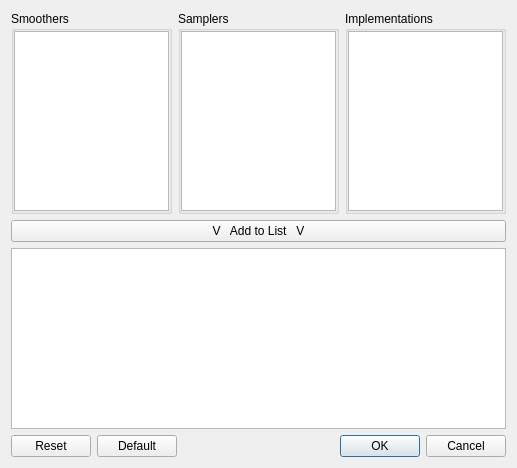
<?xml version="1.0" encoding="UTF-8"?>
<ui version="4.0">
 <class>ConfigComparator</class>
 <widget class="QDialog" name="ConfigComparator">
  <property name="geometry">
   <rect>
    <x>0</x>
    <y>0</y>
    <width>517</width>
    <height>468</height>
   </rect>
  </property>
  <property name="windowTitle">
   <string>Dialog</string>
  </property>
  <layout class="QVBoxLayout" name="verticalLayout_3">
   <item>
    <layout class="QHBoxLayout" name="horizontalLayout">
     <item>
      <widget class="QGroupBox" name="groupBox_2">
       <property name="title">
        <string>Smoothers</string>
       </property>
       <layout class="QVBoxLayout" name="verticalLayout">
        <property name="leftMargin">
         <number>0</number>
        </property>
        <property name="topMargin">
         <number>0</number>
        </property>
        <property name="rightMargin">
         <number>0</number>
        </property>
        <property name="bottomMargin">
         <number>0</number>
        </property>
        <item>
         <widget class="QListWidget" name="smootherList"/>
        </item>
       </layout>
      </widget>
     </item>
     <item>
      <widget class="QGroupBox" name="groupBox">
       <property name="title">
        <string>Samplers</string>
       </property>
       <layout class="QHBoxLayout" name="horizontalLayout_3">
        <property name="leftMargin">
         <number>0</number>
        </property>
        <property name="topMargin">
         <number>0</number>
        </property>
        <property name="rightMargin">
         <number>0</number>
        </property>
        <property name="bottomMargin">
         <number>0</number>
        </property>
        <item>
         <widget class="QListWidget" name="samplerList"/>
        </item>
       </layout>
      </widget>
     </item>
     <item>
      <widget class="QGroupBox" name="groupBox_3">
       <property name="title">
        <string>Implementations</string>
       </property>
       <layout class="QVBoxLayout" name="verticalLayout_2">
        <property name="leftMargin">
         <number>0</number>
        </property>
        <property name="topMargin">
         <number>0</number>
        </property>
        <property name="rightMargin">
         <number>0</number>
        </property>
        <property name="bottomMargin">
         <number>0</number>
        </property>
        <item>
         <widget class="QListWidget" name="implementationList"/>
        </item>
       </layout>
      </widget>
     </item>
    </layout>
   </item>
   <item>
    <widget class="QPushButton" name="addToListButton">
     <property name="text">
      <string>V   Add to List   V</string>
     </property>
    </widget>
   </item>
   <item>
    <widget class="QTableWidget" name="implementationTable"/>
   </item>
   <item>
    <layout class="QHBoxLayout" name="horizontalLayout_2">
     <item>
      <widget class="QPushButton" name="resetButton">
       <property name="text">
        <string>Reset</string>
       </property>
      </widget>
     </item>
     <item>
      <widget class="QPushButton" name="defaultButton">
       <property name="text">
        <string>Default</string>
       </property>
      </widget>
     </item>
     <item>
      <widget class="QDialogButtonBox" name="buttonBox">
       <property name="orientation">
        <enum>Qt::Horizontal</enum>
       </property>
       <property name="standardButtons">
        <set>QDialogButtonBox::Cancel|QDialogButtonBox::Ok</set>
       </property>
      </widget>
     </item>
    </layout>
   </item>
  </layout>
 </widget>
 <resources/>
 <connections>
  <connection>
   <sender>buttonBox</sender>
   <signal>accepted()</signal>
   <receiver>ConfigComparator</receiver>
   <slot>accept()</slot>
   <hints>
    <hint type="sourcelabel">
     <x>248</x>
     <y>254</y>
    </hint>
    <hint type="destinationlabel">
     <x>157</x>
     <y>274</y>
    </hint>
   </hints>
  </connection>
  <connection>
   <sender>buttonBox</sender>
   <signal>rejected()</signal>
   <receiver>ConfigComparator</receiver>
   <slot>reject()</slot>
   <hints>
    <hint type="sourcelabel">
     <x>316</x>
     <y>260</y>
    </hint>
    <hint type="destinationlabel">
     <x>286</x>
     <y>274</y>
    </hint>
   </hints>
  </connection>
 </connections>
</ui>
